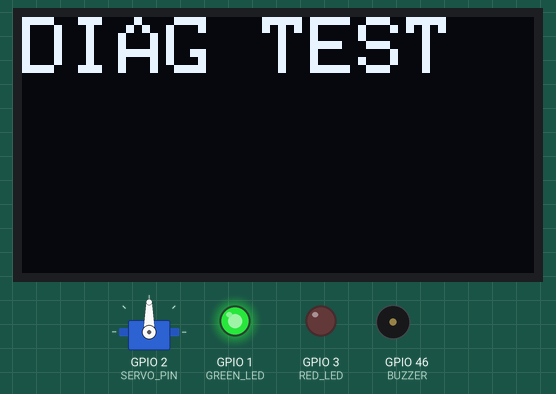
This sketch was run on a simulated ESP32. On the bench: 128×64 one-colour display, servo, output pins drawn as LEDs (lit = HIGH), buzzer (waves = sounding, pin HIGH). What the sketch prints to the serial monitor is not drawn.

Above: at 1.7 s.
At 3.2 s:
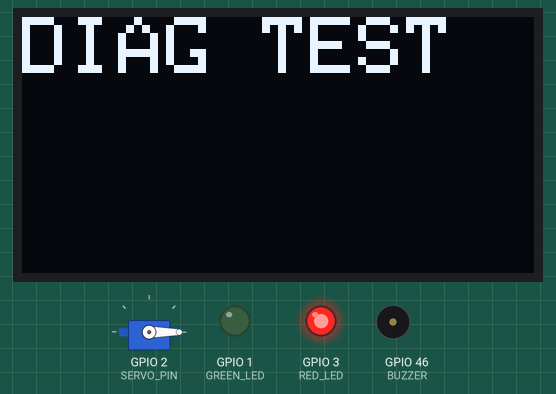
At 4.61 s:
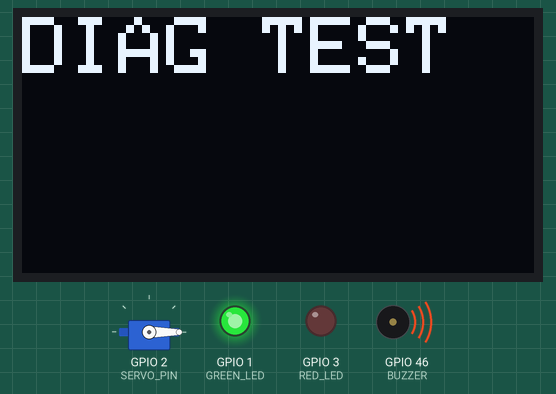
Timing chart, 0 to 40.0 s (numbered marks = the images above):
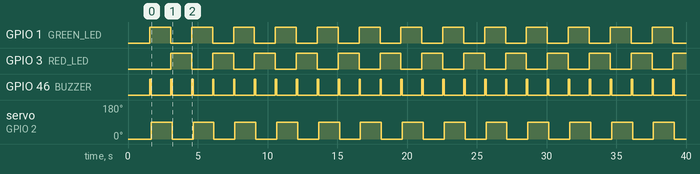

The sketch:

diagnostic_test.ino
```cpp
// STAGE 1 - DIAGNOSTIC TEST
// Shows exactly where the program stops. No wiring changes needed.
// Upload -> open Serial Monitor (115200) -> press EN/RST -> read the STEP lines.

#include <Wire.h>
#include <Adafruit_GFX.h>
#include <Adafruit_SSD1306.h>
#include <ESP32Servo.h>

#define USE_SERVO true     // change to false to skip the servo part completely

#define OLED_SDA  41
#define OLED_SCL  42
#define SERVO_PIN 2
#define GREEN_LED 1
#define RED_LED   3
#define BUZZER    46

Adafruit_SSD1306 display(128, 64, &Wire, -1);
Servo door;
int counter = 0;

void setup() {
  Serial.begin(115200);
  delay(1500);
  Serial.println("\n=== DIAGNOSTIC TEST ===");
  Serial.println("STEP 1: program started");

  pinMode(GREEN_LED, OUTPUT);
  pinMode(RED_LED, OUTPUT);
  pinMode(BUZZER, OUTPUT);
  Serial.println("STEP 2: LED and buzzer pins ready");

  Wire.begin(OLED_SDA, OLED_SCL);
  bool oled = display.begin(SSD1306_SWITCHCAPVCC, 0x3C);
  Serial.println(oled ? "STEP 3: OLED OK" : "STEP 3: OLED NOT FOUND");
  if (oled) {
    display.clearDisplay();
    display.setTextColor(SSD1306_WHITE);
    display.setTextSize(2);
    display.setCursor(0, 0);
    display.println("DIAG TEST");
    display.display();
  }

  if (USE_SERVO) {
    Serial.println("STEP 4: starting servo on pin 2...");
    Serial.flush();
    ESP32PWM::allocateTimer(0);
    door.setPeriodHertz(50);
    door.attach(SERVO_PIN, 500, 2400);
    Serial.println("STEP 5: servo attached");
    Serial.flush();
    door.write(0);
    Serial.println("STEP 6: servo set to 0 degrees");
  } else {
    Serial.println("STEP 4-6: servo SKIPPED");
  }

  Serial.println("STEP 7: setup finished, loop starting");
  Serial.flush();
}

void loop() {
  counter++;
  Serial.printf("Alive %d\n", counter);

  bool greenTurn = (counter % 2 == 1);
  digitalWrite(GREEN_LED, greenTurn ? HIGH : LOW);
  digitalWrite(RED_LED, greenTurn ? LOW : HIGH);

  digitalWrite(BUZZER, HIGH);
  delay(100);
  digitalWrite(BUZZER, LOW);

  if (USE_SERVO) door.write(greenTurn ? 90 : 0);
  delay(1400);
}
```

Measured:
- by itself, GPIO 1 (GREEN_LED), GPIO 3 (RED_LED): alternates HIGH for 1.5 s and LOW for 1.5 s
- by itself, GPIO 46 (BUZZER): alternates HIGH for 0.10 s and LOW for 1.4 s
- by itself, servo on GPIO 2 (SERVO_PIN): alternates 90° for 1.5 s and 0° for 1.5 s
